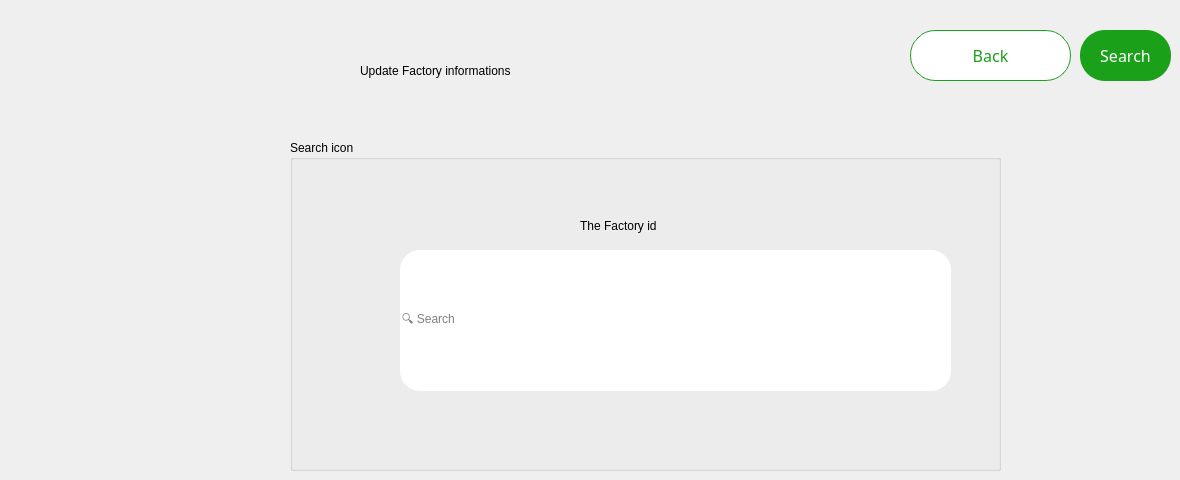
     <widget class="QWidget" name="update_8">
      <widget class="QLabel" name="label_18">
       <property name="geometry">
        <rect>
         <x>360</x>
         <y>20</y>
         <width>491</width>
         <height>101</height>
        </rect>
       </property>
       <property name="styleSheet">
        <string notr="true">font: 700 28pt &quot;Segoe UI&quot;;
color:black;
</string>
       </property>
       <property name="text">
        <string>Update Factory informations</string>
       </property>
      </widget>
      <widget class="QGroupBox" name="groupBox_7">
       <property name="geometry">
        <rect>
         <x>290</x>
         <y>140</y>
         <width>711</width>
         <height>331</height>
        </rect>
       </property>
       <property name="styleSheet">
        <string notr="true">font: 16pt &quot;Segoe UI&quot;;</string>
       </property>
       <property name="title">
        <string>Search icon</string>
       </property>
       <widget class="QLineEdit" name="search_6">
        <property name="geometry">
         <rect>
          <x>110</x>
          <y>110</y>
          <width>551</width>
          <height>141</height>
         </rect>
        </property>
        <property name="styleSheet">
         <string notr="true">QLineEdit{
border-radius:20px;
border-color:black;

border-raduis:15px;
}</string>
        </property>
        <property name="text">
         <string/>
        </property>
        <property name="placeholderText">
         <string>🔍 Search</string>
        </property>
       </widget>
       <widget class="QLabel" name="label_19">
        <property name="geometry">
         <rect>
          <x>290</x>
          <y>70</y>
          <width>141</width>
          <height>31</height>
         </rect>
        </property>
        <property name="styleSheet">
         <string notr="true">font: 16pt &quot;Segoe UI&quot;;</string>
        </property>
        <property name="text">
         <string>The Factory id</string>
        </property>
       </widget>
      </widget>
      <widget class="QPushButton" name="search_f_2">
       <property name="geometry">
        <rect>
         <x>1080</x>
         <y>30</y>
         <width>91</width>
         <height>51</height>
        </rect>
       </property>
       <property name="styleSheet">
        <string notr="true">QPushButton{
background:#1ba019;
border-radius:25px;
color:white;
font-family: Lexend;
font-size:16px;
}
QPushButton:hover
{
background:#00b521;
color:white;
border-left:3px solid #1BA019 ; 
border-color:none;
border-radius:25px;




}
QPushButton:pressed
{
background:#013220;
color:black;
border-radius:25px;
color:white;
font-family: Lexend;
font-size:16px;
border-radius:10px;
border-left:3.5px solid #1BA019 ; 


/*background: qlineargradient(x1: 0, y1: 0, x2: 0, y2: 1,
                                stop: 0 #ffffff, stop: 1 #dcdcdc);*/
}</string>
       </property>
       <property name="text">
        <string>Search</string>
       </property>
       <property name="iconSize">
        <size>
         <width>200</width>
         <height>200</height>
        </size>
       </property>
      </widget>
      <widget class="QPushButton" name="cancel_4">
       <property name="geometry">
        <rect>
         <x>910</x>
         <y>30</y>
         <width>161</width>
         <height>51</height>
        </rect>
       </property>
       <property name="styleSheet">
        <string notr="true">*{
border-radius:25px;
color:#1ba019;
font-family: Lexend;
font-size:16px;
border-color: rgb(27, 160, 25);
border-width : 1.2px;
border-style:solid;
background-color:white;
}
QPushButton:hover
{
background:white;
color:#00b521;
border-left:3px solid #00b521 ; 
border-color:none;
border-radius:25px;
}
QPushButton:pressed
{
background:#013220;
color:#1ba019;
border-radius:25px;
font-family: Lexend;
font-size:16px;
border-left:3.2px solid #1BA019 ; 


/*background: qlineargradient(x1: 0, y1: 0, x2: 0, y2: 1,
                                stop: 0 #ffffff, stop: 1 #dcdcdc);*/
}</string>
       </property>
       <property name="text">
        <string>Back</string>
       </property>
       <property name="icon">
        <iconset resource="resources.qrc">
         <normaloff>:/images/back.png</normaloff>:/images/back.png</iconset>
       </property>
       <property name="iconSize">
        <size>
         <width>200</width>
         <height>200</height>
        </size>
       </property>
       <property name="autoRepeatInterval">
        <number>100</number>
       </property>
      </widget>
     </widget>
